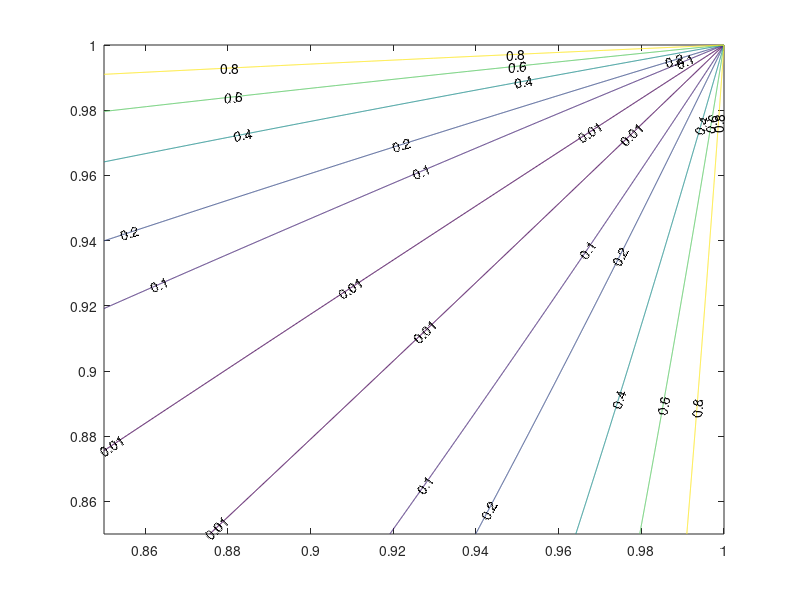

Source code (MATLAB):
clear;
clc;
close all;
x=linspace(0.85,1,1001)';
y=linspace(0.85,1,1001)';
[a,r]=meshgrid(x,y);
Tdrop=(a-r).^2./(1-a.*r).^2;
dBTdrop=10.*log10(Tdrop);
surf(a,r,Tdrop)
 v=[0.01,0.1,0.2,0.4,0.6,0.8];
contour(a,r,Tdrop,v,'ShowText','on')
% contour(a,r,T_drop)

% a0=0.98;
% a1=0.97;
% a2=0.96;
% a3=0.95;
% a4=0.94;
% a5=0.93;
% a6=0.92;
% r=linspace(0.8,0.955,1000);
% T_drop0=(a0-r).^2./(1-a0.*r).^2;
% T_drop1=(a1-r).^2./(1-a1.*r).^2;
% T_drop2=(a2-r).^2./(1-a2.*r).^2;
% T_drop3=(a3-r).^2./(1-a3.*r).^2;
% T_drop4=(a4-r).^2./(1-a4.*r).^2;
% T_drop5=(a5-r).^2./(1-a5.*r).^2;
% T_drop6=(a6-r).^2./(1-a6.*r).^2;
% plot(r,T_drop0,r,T_drop1,r,T_drop2,r,T_drop3,r,T_drop4,r,T_drop5,r,T_drop6);